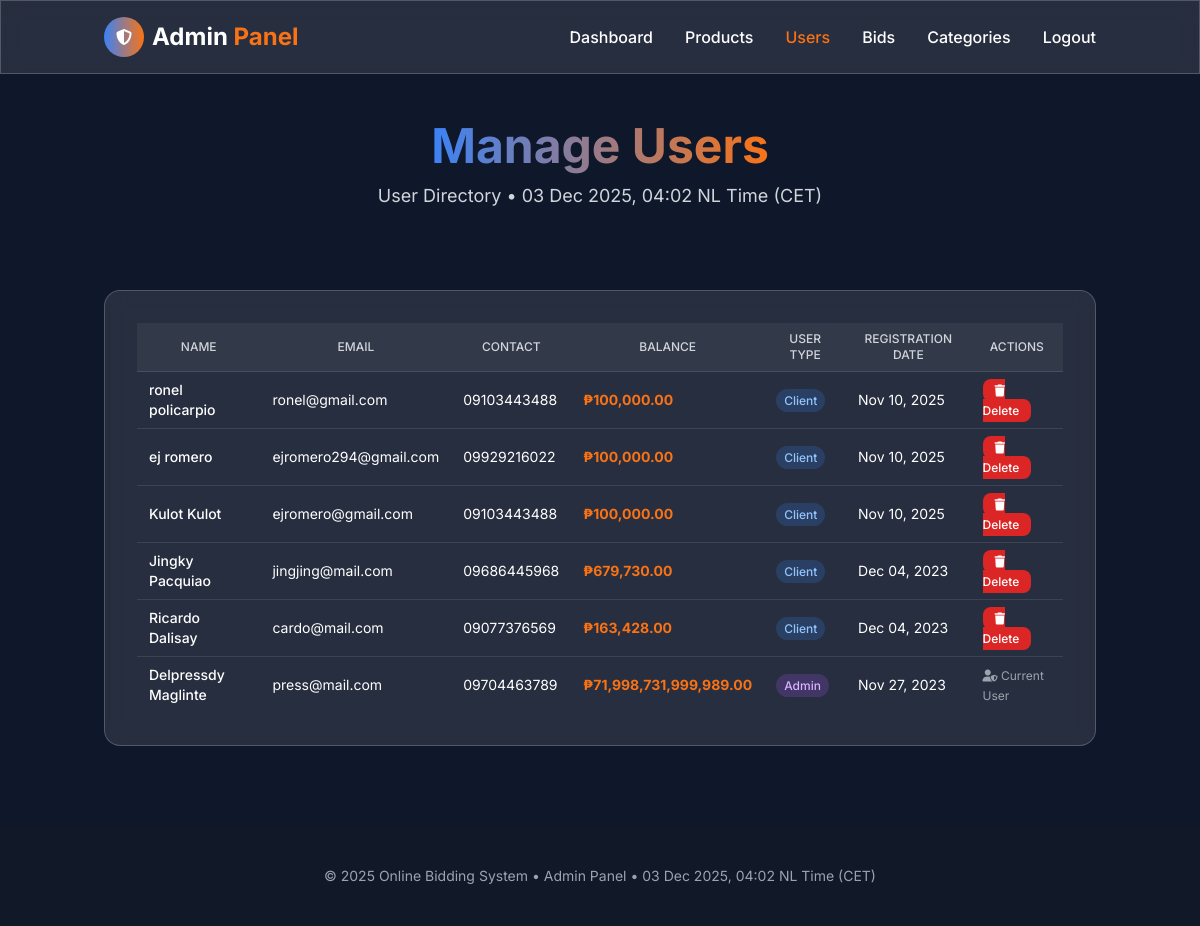
Page /admin/user.php (signed in) on the committed database.
### tables this page shows
CREATE TABLE `users` (
  `id` int(30) NOT NULL,
  `firstName` varchar(50) NOT NULL,
  `lastName` varchar(50) NOT NULL,
  `userMoney` varchar(100) NOT NULL,
  `amountRcvble` varchar(100) NOT NULL,
  `password` text NOT NULL,
  `email` varchar(200) NOT NULL,
  `contact` varchar(100) NOT NULL,
  `address` text NOT NULL,
  `userType` tinyint(4) NOT NULL,
  `securityWord` varchar(50) NOT NULL,
  `profilePic` varchar(100) NOT NULL,
  `isLogin` smallint(6) NOT NULL,
  `date_created` datetime NOT NULL DEFAULT current_timestamp(),
  `created_at` datetime DEFAULT current_timestamp(),
  `avatar` varchar(255) DEFAULT '../assets/img/default-avatar.png'
);

### config.php (called while the page is built, shortened)
<?php
function formatCurrency($amount) {
    return '₱' . number_format($amount, 2);
}
function getUserMoney($encodedMoney) {
    return base64_decode($encodedMoney);
}
?>

### admin/user.php (the view, shortened to what this page needs)
<?php
include '../config.php';
?>
<!DOCTYPE html>
<html lang="en">
<head>
    <script src="https://cdn.tailwindcss.com"></script>
    <link rel="stylesheet" href="https://cdnjs.cloudflare.com/ajax/libs/font-awesome/6.4.0/css/all.min.css">
</head>
<body class="bg-deep-blue text-white min-h-screen">
    <header class="sticky top-0 z-50 glass-effect py-4">
        <div class="container mx-auto px-4 flex justify-between items-center">
            <div class="flex items-center space-x-2">
                <div class="w-10 h-10 rounded-full bg-gradient-to-r from-electric-blue to-bright-orange flex items-center justify-center">
                    <i class="fas fa-shield-alt text-white"></i>
                </div>
                <h1 class="text-2xl font-bold">Admin <span class="text-bright-orange">Panel</span></h1>
            </div>
            <nav class="hidden md:flex space-x-8">
                <a href="dashboard.php" class="font-medium hover:text-bright-orange transition-colors">Dashboard</a>
                <a href="products.php" class="font-medium hover:text-bright-orange transition-colors">Products</a>
                <a href="users.php" class="font-medium text-bright-orange">Users</a>
                <a href="bids.php" class="font-medium hover:text-bright-orange transition-colors">Bids</a>
                <a href="categories.php" class="font-medium hover:text-bright-orange transition-colors">Categories</a>
                <a href="../logout.php" class="font-medium hover:text-bright-orange transition-colors">Logout</a>
            </nav>
        </div>
    </header>
    <section class="py-12 relative overflow-hidden">
        <div class="container mx-auto px-4 text-center">
            <h2 class="text-4xl md:text-5xl font-bold mb-3">
                <span class="text-gradient">Manage Users</span>
            </h2>
            <p class="text-lg text-gray-300">User Directory • <?php echo date('d M Y, H:i'); ?> NL Time (CET)</p>
        </div>
    </section>
    <section class="py-8">
        <div class="container mx-auto px-4">
            <div class="glass-effect rounded-2xl p-6 md:p-8 card-hover max-w-7xl mx-auto">
                <div class="table-container">
                    <table>
                        <thead>
                            <tr>
                                <th>Name</th>
                                <th>Email</th>
                                <th>Contact</th>
                                <th>Balance</th>
                                <th>User Type</th>
                                <th>Registration Date</th>
                                <th>Actions</th>
                            </tr>
                        </thead>
                        <tbody>
                            <?php
                            $query = "SELECT * FROM users ORDER BY date_created DESC";
                            $result = $conn->query($query);
                            if ($result->num_rows > 0) {
                                while($row = $result->fetch_assoc()) {
                                    echo '<tr>';
                                    echo '<td class="font-medium">' . htmlspecialchars($row['firstName'] . ' ' . $row['lastName']) . '</td>';
                                    echo '<td>' . htmlspecialchars($row['email']) . '</td>';
                                    echo '<td>' . htmlspecialchars($row['contact']) . '</td>';
                                    echo '<td class="text-bright-orange font-bold">' . formatCurrency(getUserMoney($row['userMoney'])) . '</td>';
                                    echo '<td><span class="user-type ' . ($row['userType'] == 1 ? 'admin' : 'client') . '">' . ($row['userType'] == 1 ? 'Admin' : 'Client') . '</span></td>';
                                    echo '<td>' . date('M d, Y', strtotime($row['date_created'])) . '</td>';
                                    echo '<td>';
                                    if ($row['id'] != $_SESSION['user_id']) {
                                        echo '<a href="?action=delete&id=' . $row['id'] . '" class="btn-small bg-red-600 text-white" onclick="return confirm(\'Are you sure?\')"><i class="fas fa-trash"></i> Delete</a>';
                                    } else {
                                        echo '<span class="text-gray-400 text-xs"><i class="fas fa-user-shield"></i> Current User</span>';
                                    }
                                    echo '</td>';
                                    echo '</tr>';
                                }
                            } else {
                                echo '<tr><td colspan="7" class="text-center text-gray-400 py-8">No users found</td></tr>';
                            }
                            ?>
                        </tbody>
                    </table>
                </div>
            </div>
        </div>
    </section>
    <footer class="py-10 bg-gray-900 text-center text-gray-400 text-sm mt-12">
        <div class="container mx-auto px-4">
            <p>© 2025 Online Bidding System • Admin Panel • <?php echo date('d M Y, H:i'); ?> NL Time (CET)</p>
        </div>
    </footer>
</body>
</html>

### rows in the picture
users: firstName+lastName "ronel policarpio", email "ronel@gmail.com", contact "09103443488", userMoney "₱100,000.00", userType "Client", date_created "Nov 10, 2025"
users: firstName+lastName "ej romero", email "ejromero294@gmail.com", contact "09929216022", userMoney "₱100,000.00", userType "Client", date_created "Nov 10, 2025"
users: firstName+lastName "Kulot Kulot", email "ejromero@gmail.com", contact "09103443488", userMoney "₱100,000.00", userType "Client", date_created "Nov 10, 2025"
users: firstName+lastName "Jingky Pacquiao", email "jingjing@mail.com", contact "09686445968", userMoney "₱679,730.00", userType "Client", date_created "Dec 04, 2023"
users: firstName+lastName "Ricardo Dalisay", email "cardo@mail.com", contact "09077376569", userMoney "₱163,428.00", userType "Client", date_created "Dec 04, 2023"
users: firstName+lastName "Delpressdy Maglinte", email "press@mail.com", contact "09704463789", userMoney "₱71,998,731,999,989.00", userType "Admin", date_created "Nov 27, 2023", shows "Current User"
